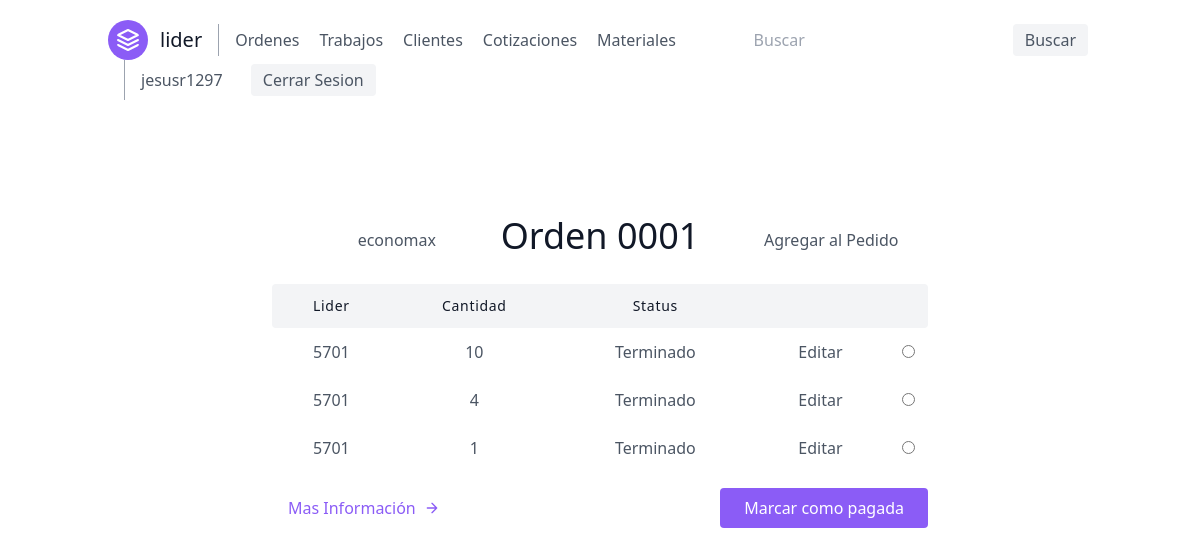
Page /ordenes/ver-orden/1/ (signed in) on the committed database.
### orders/models.py (models this page shows, shortened)
class Order(models.Model):
    customer = models.ForeignKey(Customer, on_delete=models.CASCADE, verbose_name='Cliente')
    date_ordered = models.DateField('Fecha ordenada', auto_now=True)
    expected_delivery_date = models.DateField('Fecha esperada de Entrega',
                                              default=(datetime.datetime.now() + datetime.timedelta(days=3)))
    delivered = models.DateField(verbose_name='Fecha de Entrega', null=True, blank=True)
    paid = models.DateField(verbose_name='Fecha de Pago', null=True, blank=True)
    invoice = models.IntegerField(verbose_name='Factura Asociada', null=True, blank=True)
    comment = models.TextField(verbose_name='Comentarios', blank=True, null=True)
    @property
    def completed(self):
        order_items = OrderItem.objects.filter(order_id=self.id)
        order_item_count = order_items.count()
        order_item_finished = order_items.filter(finished=True).count()
        return order_item_count == order_item_finished

class Customer(models.Model):
    name_company = models.CharField(verbose_name='Nombre/Empresa', max_length=50)
    address = models.CharField(verbose_name='Domicilio', max_length=100, null=True)
    shipping = models.BooleanField(verbose_name='Entrega a domicilio')
    def __str__(self):
        return self.name_company

class OrderItem(models.Model):
    order = models.ForeignKey(Order, on_delete=models.CASCADE)
    lider = models.ForeignKey(Lider, on_delete=models.DO_NOTHING)
    customer = models.ForeignKey(Customer, on_delete=models.DO_NOTHING)
    quantity_ordered = models.IntegerField(verbose_name='Cantidad')
    finished = models.BooleanField('Terminado')
    unit_price = models.DecimalField(null=True, blank=True, max_digits=6, decimal_places=4,
                                     verbose_name='Precio Unitario')
    comment = models.TextField(null=True, blank=True)
    @property
    def status(self):
        return 'Terminado' if self.finished else 'Pendiente'

### orders/views.py (the view)
# urls.py: path('ver-orden/<int:pk>/', views.OrderItemListView.as_view(), name='orderItem-list'),
class OrderItemListView(LoginRequiredMixin, generic.TemplateView):
    def get(self, request, *args, **kwargs):
        context = {
            'items': models.OrderItem.objects.filter(order_id=kwargs['pk']),
            'order': models.Order.objects.get(id=kwargs['pk'])
        }
        return render(request, template_name='orders/orderItem_list.html', context=context)

### orders/templates/orders/orderItem_list.html
{% extends 'base.html' %}
{% block content %}
    <section class="text-gray-600 body-font">
        <div class="container px-5 py-24 mx-auto">
            <div class="grid grid-cols-3 text-center w-full mb-5">
                <a class="grid content-center justify-end"
                   href="{% url 'customer-detail' order.customer_id %}">{{ order.customer }}</a>
                <a class=" sm:text-4xl text-3xl font-medium title-font mb-2 text-gray-900"
                   href="{% url 'order-detail' order.id %}">
                    Orden {{ order.id|stringformat:'04d' }}</a>
                <a class="grid content-center justify-start" href="{% url 'orderItem-create' order.id %}">Agregar al
                    Pedido</a>
            </div>
            <div class="lg:w-2/3 w-full mx-auto overflow-auto">
                <table class="table-auto w-full text-center whitespace-no-wrap">
                    <thead>
                    <tr>
                        <th class="px-4 py-3 title-font tracking-wider font-medium text-gray-900 text-sm bg-gray-100 rounded-tl rounded-bl">
                            Lider
                        </th>
                        <th class="px-4 py-3 title-font tracking-wider font-medium text-gray-900 text-sm bg-gray-100">
                            Cantidad
                        </th>
                        <th class="px-4 py-3 title-font tracking-wider font-medium text-gray-900 text-sm bg-gray-100">
                            Status
                        </th>
                        <th class="px-4 py-3 title-font tracking-wider font-medium text-gray-900 text-sm bg-gray-100">
                        </th>
                        <th class="w-10 title-font tracking-wider font-medium text-gray-900 text-sm bg-gray-100 rounded-tr rounded-br"></th>
                    </tr>
                    </thead>
                    <tbody>
                    {% for item in items %}
                        <tr>
                            <td class="px-4 py-3"><a
                                    href="{% url 'lider-detail' item.lider_id %}">{{ item.lider_id }}</a></td>
                            <td class="px-4 py-3">{{ item.quantity_ordered|floatformat:'g' }}</td>
                            <td class="px-4 py-3">{{ item.status }}</td>
                            <td><a class="px-4 py-3" href="{% url 'orderItem-update' item.pk %}">Editar</a></td>
                            <td class="w-10 text-center">
                                <input name="plan" type="radio">
                            </td>
                        </tr>
                    {% endfor %}
                    </tbody>
                </table>
            </div>
            <div class="flex pl-4 mt-4 lg:w-2/3 w-full mx-auto">
                <a class="text-purple-500 inline-flex items-center md:mb-2 lg:mb-0"
                   href="{% url 'order-detail' order.id %}">Mas Información
                    <svg fill="none" stroke="currentColor" stroke-linecap="round" stroke-linejoin="round"
                         stroke-width="2" class="w-4 h-4 ml-2" viewBox="0 0 24 24">
                        <path d="M5 12h14M12 5l7 7-7 7"></path>
                    </svg>
                </a>
                {% if not order.completed %}
                    <a class="flex ml-auto text-white bg-purple-500 border-0 py-2 px-6 focus:outline-none hover:bg-purple-600 rounded"
                       href="{% url 'order-mark-as-completed' order.id %}">
                        Marcar como terminada
                    </a>
                {% elif not order.delivered %}
                    <a class="flex ml-auto text-white bg-purple-500 border-0 py-2 px-6 focus:outline-none hover:bg-purple-600 rounded"
                       href="#">
                        Marcar como entregada
                    </a>
                {% elif not order.paid %}
                    <a class="flex ml-auto text-white bg-purple-500 border-0 py-2 px-6 focus:outline-none hover:bg-purple-600 rounded"
                       href="#">
                        Marcar como pagada
                    </a>
                {% else %}
                    <a class="flex ml-auto text-white bg-purple-500 border-0 py-2 px-6 focus:outline-none hover:bg-purple-600 rounded"
                       href="#">
                        Repetir Orden
                    </a>
                {% endif %}
            </div>
        </div>
    </section>
{% endblock %}

### templates/navbar.html (shortened to what this page needs)
<header class="text-gray-600 body-font">
    <div class="container mx-auto flex flex-wrap p-5 flex-col md:flex-row items-center">
        <a href="{% url 'home' %}" class="flex title-font font-medium items-center text-gray-900 mb-4 md:mb-0">
            <svg xmlns="http://www.w3.org/2000/svg" fill="none" stroke="currentColor" stroke-linecap="round"
                 stroke-linejoin="round" stroke-width="2" class="w-10 h-10 text-white p-2 bg-purple-500 rounded-full"
                 viewBox="0 0 24 24">
                <path d="M12 2L2 7l10 5 10-5-10-5zM2 17l10 5 10-5M2 12l10 5 10-5"></path>
            </svg>
            <span class="ml-3 text-xl">lider</span>
        </a>
        <nav class="md:mr-auto md:ml-4 md:py-1 md:pl-4 md:border-l md:border-gray-400	flex flex-wrap items-center text-base justify-center">
            <a class="mr-5 hover:text-gray-900" href="{% url 'order-list' %}">Ordenes</a>
            <a class="mr-5 hover:text-gray-900" href="{% url 'lider' %}">Trabajos</a>
            <a class="mr-5 hover:text-gray-900" href="{% url 'customers' %}">Clientes</a>
            <a class="mr-5 hover:text-gray-900" href="{% url 'budgets' %}">Cotizaciones</a>
            <a class="mr-5 hover:text-gray-900" href="{% url 'material-list' %}">Materiales</a>
        </nav>
        <form class="my-auto" role="search"
              method="GET" action="{% url 'search' %}">
            <input class='mr-5 hover:text-gray-900' type="text" placeholder="Buscar" aria-label="Search" name="q">
            <button class="items-center justify-center flex flex-wrap inline-flex items-center bg-gray-100 border-0 py-1 px-3 focus:outline-none hover:bg-gray-200 rounded text-base mt-4 md:mt-0 mx-1"
                    type="submit">Buscar
            </button>
        </form>
        <div class="md:ml-4 md:py-1 md:pl-4 md:border-l md:border-gray-400">
            {% if request.user.is_authenticated %}
                <a class="mr-5 hover:text-gray-900">{{ request.user }}</a>
                <a href="{% url 'logout' %}"
                   class="inline-flex items-center bg-gray-100 border-0 py-1 px-3 focus:outline-none hover:bg-gray-200 rounded text-base mt-4 md:mt-0 mx-1">
                    Cerrar Sesion
                </a>
            {% endif %}
        </div>
    </div>
</header>

### rows in the picture
Order: customer "economax", id "0001"
OrderItem: lider_id "5701", quantity_ordered "10", status "Terminado"
OrderItem: lider_id "5701", quantity_ordered "4", status "Terminado"
OrderItem: lider_id "5701", quantity_ordered "1", status "Terminado"

### other values in the picture
{{ request.user }} "jesusr1297"
